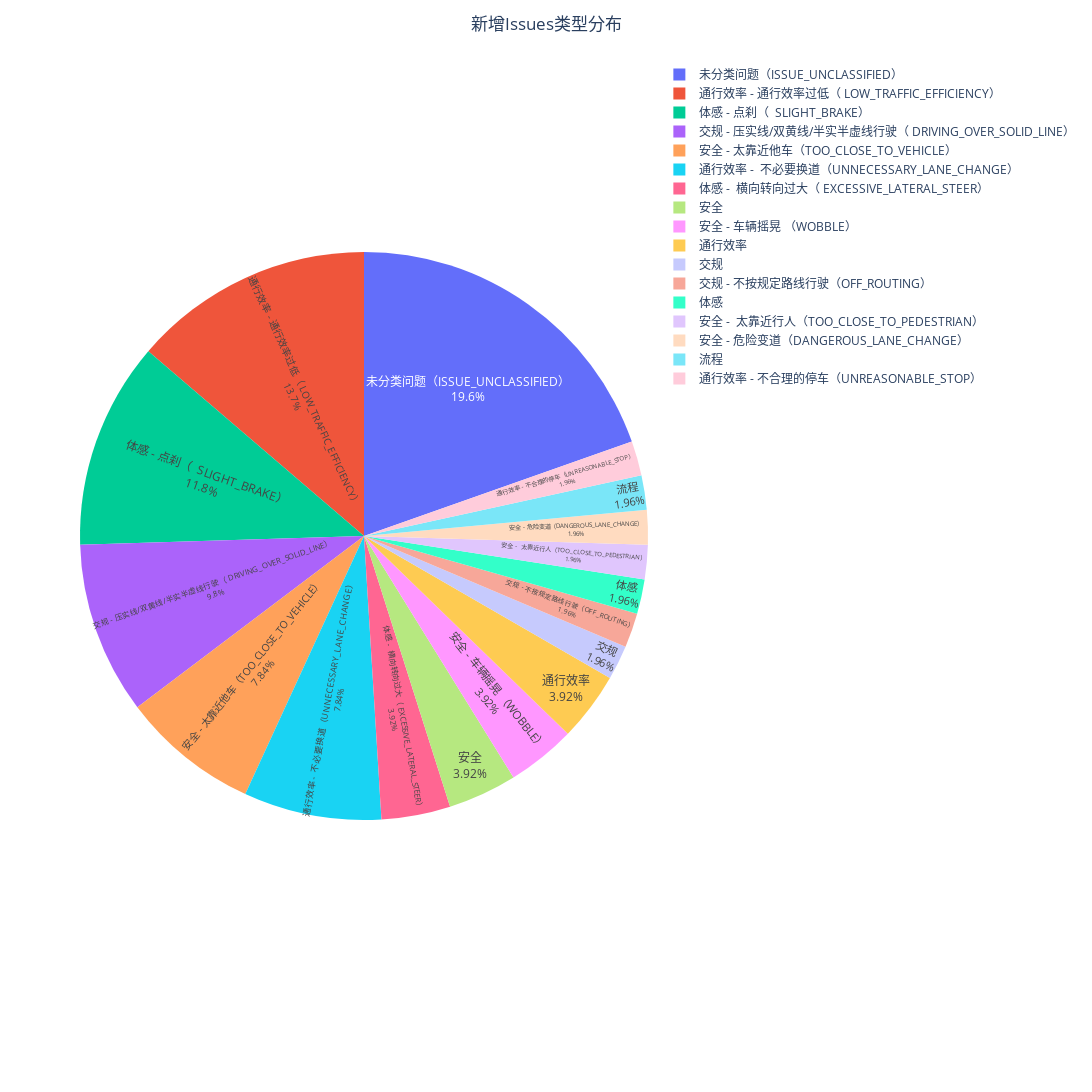

This figure's notebook cell:
### Markdown cell above
## Part3 新增问题类型分布

### Code cell
ana.part_3a().show()

### Figure 1 — Plotly figure (JSON) as saved in the notebook; plotly's stock layout.template omitted (floating-point values rounded to 4 significant figures)
{"data": [{"domain": {"x": [0, 1], "y": [0, 1]}, "hovertemplate": "label=%{label}<br>value=%{value}<extra></extra>", "labels": ["交规", "交规 - 不按规定路线行驶（OFF_ROUTING）", "交规 - 压实线/双黄线/半实半虚线行驶（ DRIVING_OVER_SOLID_LINE）", "体感", "体感 -  横向转向过大（ EXCESSIVE_LATERAL_STEER）", "体感 - 点刹（  SLIGHT_BRAKE）", "安全", "安全 -  太靠近行人（TOO_CLOSE_TO_PEDESTRIAN）", "安全 - 危险变道（DANGEROUS_LANE_CHANGE）", "安全 - 太靠近他车（TOO_CLOSE_TO_VEHICLE）", "安全 - 车辆摇晃 （WOBBLE） ", "未分类问题（ISSUE_UNCLASSIFIED）", "流程", "通行效率", "通行效率 -  不必要换道（UNNECESSARY_LANE_CHANGE）", "通行效率 - 不合理的停车（UNREASONABLE_STOP）", "通行效率 - 通行效率过低（ LOW_TRAFFIC_EFFICIENCY）"], "legendgroup": "", "name": "", "showlegend": true, "textinfo": "percent+label", "textposition": "inside", "type": "pie", "values": [1, 1, 5, 1, 2, 6, 2, 1, 1, 4, 2, 10, 1, 2, 4, 1, 7]}], "layout": {"height": 1200, "legend": {"tracegroupgap": 0}, "margin": {"t": 60}, "title": {"text": "新增Issues类型分布", "x": 0.5, "xanchor": "center"}, "width": 1500}}
